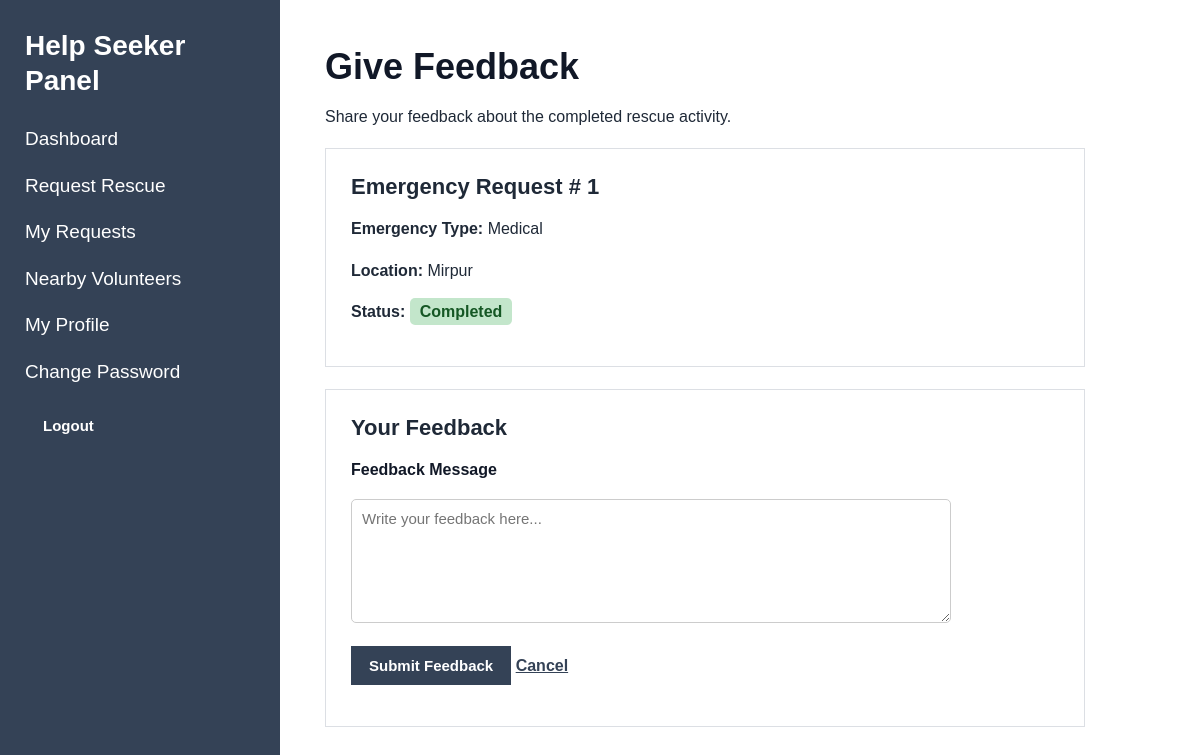
Screenshot of /index.php?page=helpseeker-feedback&id=1 (signed in) with the database file from the repository.
### tables this page shows
CREATE TABLE `emergency_requests` (
  `id` int(11) NOT NULL,
  `help_seeker_id` int(11) NOT NULL,
  `emergency_type` varchar(50) NOT NULL,
  `location` varchar(255) NOT NULL,
  `description` text NOT NULL,
  `priority` enum('low','medium','high','critical') NOT NULL DEFAULT 'medium',
  `victim_type` enum('self','other') NOT NULL DEFAULT 'self',
  `victim_information` text DEFAULT NULL,
  `victim_count` int(11) NOT NULL DEFAULT 1,
  `contact_information` varchar(150) NOT NULL,
  `status` enum('pending','assigned','ongoing','completed','cancelled') NOT NULL DEFAULT 'pending',
  `created_at` timestamp NOT NULL DEFAULT current_timestamp(),
  `updated_at` timestamp NOT NULL DEFAULT current_timestamp() ON UPDATE current_timestamp(),
  `volunteer_id` int(11) DEFAULT NULL,
  `accepted_at` datetime DEFAULT NULL
);

### models/HelpSeekerModel.php (called while the page is built, shortened)
<?php
function getHelpSeekerRequestById(
    $conn,
    $request_id,
    $help_seeker_id
) {
    $sql = "SELECT *
            FROM emergency_requests
            WHERE id = ?
            AND help_seeker_id = ?
            LIMIT 1";
    $stmt = mysqli_prepare(
        $conn,
        $sql
    );
    mysqli_stmt_bind_param(
        $stmt,
        "ii",
        $request_id,
        $help_seeker_id
    );
    mysqli_stmt_execute($stmt);
    $result =
        mysqli_stmt_get_result($stmt);
    $request =
        mysqli_fetch_assoc($result);
    return $request;
}

### views/helpseeker/feedback.php (the view, shortened to what this page needs)
<?php
require_once "views/partials/header.php";
require_once "views/partials/sidebar.php";
?>
<div class="content">
    <div class="page-header">
        <div>
            <h1>
                Give Feedback
            </h1>
            <p>
                Share your feedback about the completed rescue activity.
            </p>
        </div>
    </div>
    <div class="card">
        <h3>
            Emergency Request #
            <?= (int)$request['id']; ?>
        </h3>
        <p>
            <strong>
                Emergency Type:
            </strong>
            <?= htmlspecialchars(
                ucfirst(
                    $request['emergency_type']
                    ?? 'N/A'
                )
            ); ?>
        </p>
        <p>
            <strong>
                Location:
            </strong>
            <?= htmlspecialchars(
                $request['location']
                ?? 'N/A'
            ); ?>
        </p>
        <p>
            <strong>
                Status:
            </strong>
            <span class="status-completed">
                Completed
            </span>
        </p>
    </div>
    <div class="card">
        <h3>
            Your Feedback
        </h3>
        <form
            id="helpSeekerFeedbackForm"
            method="POST"
            action="index.php?page=helpseeker-feedback&id=<?= (int)$request['id']; ?>"
            novalidate
        >
            <p>
                <label for="message">
                    Feedback Message
                </label>
            </p>
            <p>
                <textarea
                    id="message"
                    name="message"
                    rows="6"
                    maxlength="1000"
                    placeholder="Write your feedback here..."
                    required
                ><?= htmlspecialchars(
                ); ?></textarea>
            </p>
            <p>
                <button
                    type="submit"
                    class="btn btn-primary"
                >
                    Submit Feedback
                </button>
                <a
                    href="index.php?page=helpseeker-requests"
                    class="btn"
                >
                    Cancel
                </a>
            </p>
        </form>
    </div>
</div>
<?php
require_once "views/partials/footer.php";
?>

### assets/css/style.css (style rules this page uses)
* { box-sizing: border-box; }
body { margin: 0; font-family: Arial, Helvetica, sans-serif; background: #f5f6f8; color: #1f2937; }
.content { margin-left: 280px; padding: 45px; min-height: 100vh; background: white; }
.content h1 { margin-top: 0; margin-bottom: 20px; font-size: 36px; line-height: 1.2; color: #111827; }
.card { max-width: 760px; background: white; border: 1px solid #dcdfe4; padding: 25px; margin-top: 22px; margin-bottom: 22px; }
.card h3 { margin-top: 0; margin-bottom: 15px; font-size: 22px; color: #1f2937; }
.card p { font-size: 16px; line-height: 1.6; }
.content a { color: #344256; font-weight: 600; text-decoration: underline; }
.content>form, .card form { max-width: 700px; }
label { display: block; margin-bottom: 8px; font-size: 16px; font-weight: bold; color: #111827; }
input, textarea, select { width: 100%; padding: 11px 12px; border: 1px solid #cfd3d8; background: white; font-family: Arial, Helvetica, sans-serif; font-size: 15px; outline: none; }
textarea { min-height: 120px; resize: vertical; }
button { background: #344256; color: white; border: none; padding: 11px 18px; font-family: Arial, Helvetica, sans-serif; font-size: 15px; font-weight: 600; cursor: pointer; }

### views/helpseeker/feedback.php (style rules this page uses)
.status-completed { color: #155724; background-color: #c3e6cb; padding: 5px 10px; border-radius: 5px; font-weight: bold; }
textarea { width: 100%; max-width: 600px; padding: 10px; border: 1px solid #ccc; border-radius: 5px; resize: vertical; box-sizing: border-box; }

### rows the page displays
emergency_requests: id "1", emergency_type "Medical", location "Mirpur"
